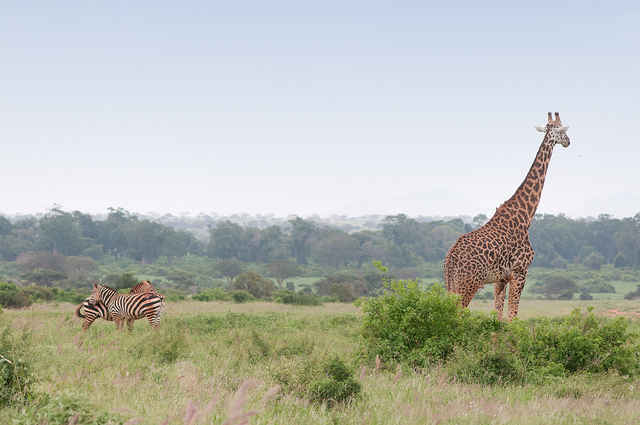
#> input picture 2_绘图/1.jpg, 640 x 425 px
$ python border.py
#> lines starting #> are read from the running program, lines starting #| are printed output that depends on the picture
import cv2 as cv
# import numpy as np
from matplotlib import pyplot as plt
BLUE = [255, 0, 0]
img1 = cv.imread('1.jpg')
#> img1 is the input picture: shape (425, 640, 3); mean B, G, R 175.9, 184.8, 181.4
replicate = cv.copyMakeBorder(img1, 10, 10, 10, 10, cv.BORDER_REPLICATE)
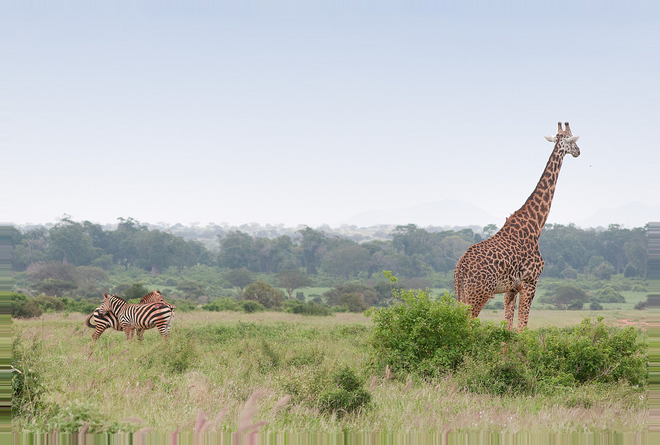
#> replicate: shape (445, 660, 3); mean B, G, R 175.8, 184.8, 181.3
reflect = cv.copyMakeBorder(img1, 10, 10, 10, 10, cv.BORDER_REFLECT)
reflect101 = cv.copyMakeBorder(img1, 10, 10, 10, 10, cv.BORDER_REFLECT_101)
wrap = cv.copyMakeBorder(img1, 10, 10, 10, 10, cv.BORDER_WRAP)
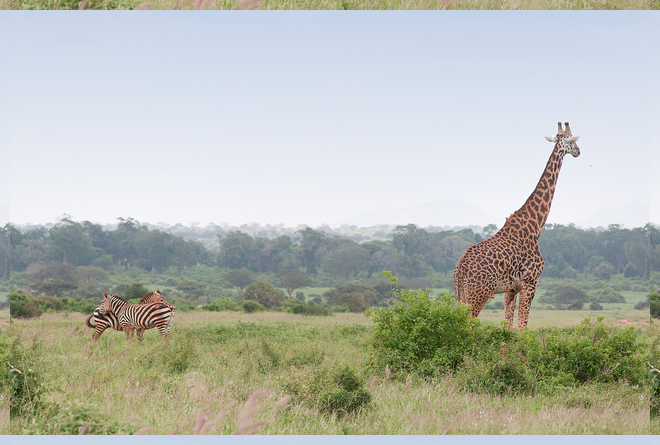
#> wrap: shape (445, 660, 3); mean B, G, R 175.9, 184.9, 181.4
constant = cv.copyMakeBorder(img1, 10, 10, 10, 10, cv.BORDER_CONSTANT, value=BLUE)
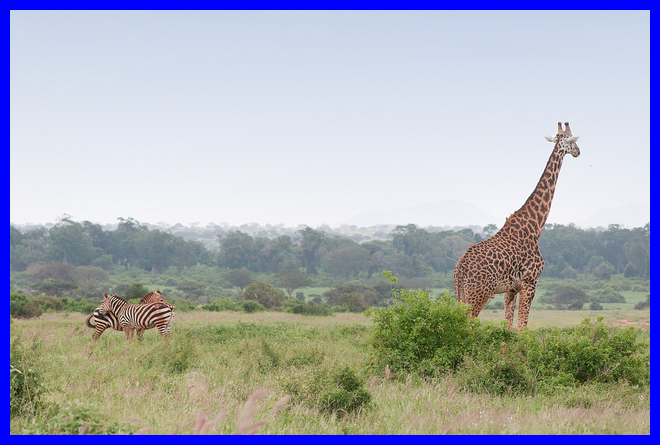
#> constant: shape (445, 660, 3); mean B, G, R 181.8, 171.2, 168
plt.subplot(231), plt.imshow(img1, 'gray'), plt.title('ORIGINAL')
plt.subplot(232), plt.imshow(replicate, 'gray'), plt.title('REPLICATE')
plt.subplot(233), plt.imshow(reflect, 'gray'), plt.title('REFLECT')
plt.subplot(234), plt.imshow(reflect101, 'gray'), plt.title('REFLECT_101')
plt.subplot(235), plt.imshow(wrap, 'gray'), plt.title('WRAP')
plt.subplot(236), plt.imshow(constant, 'gray'), plt.title('CONSTANT')
plt.show()
#> figure, not shown here; B, G, R data is drawn as R, G, B
